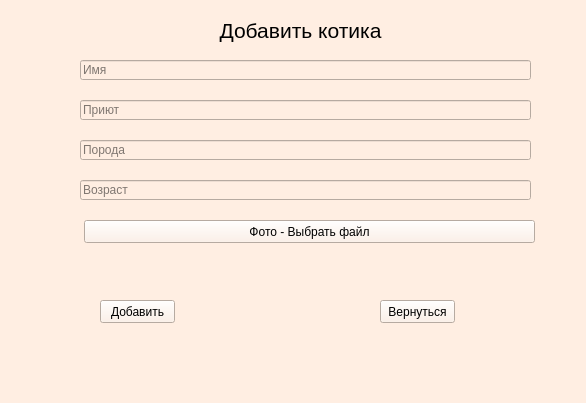
<?xml version="1.0" encoding="UTF-8"?>
<ui version="4.0">
 <class>MainWindow</class>
 <widget class="QMainWindow" name="MainWindow">
  <property name="geometry">
   <rect>
    <x>0</x>
    <y>0</y>
    <width>586</width>
    <height>403</height>
   </rect>
  </property>
  <property name="windowTitle">
   <string>MainWindow</string>
  </property>
  <property name="styleSheet">
   <string notr="true">background-color: rgb(255, 238, 226);</string>
  </property>
  <widget class="QWidget" name="centralwidget">
   <widget class="QLineEdit" name="nameEdit">
    <property name="geometry">
     <rect>
      <x>80</x>
      <y>60</y>
      <width>451</width>
      <height>20</height>
     </rect>
    </property>
    <property name="text">
     <string/>
    </property>
    <property name="placeholderText">
     <string>Имя</string>
    </property>
   </widget>
   <widget class="QLineEdit" name="shelterEdit">
    <property name="geometry">
     <rect>
      <x>80</x>
      <y>100</y>
      <width>451</width>
      <height>20</height>
     </rect>
    </property>
    <property name="placeholderText">
     <string>Приют</string>
    </property>
   </widget>
   <widget class="QLineEdit" name="breedEdit">
    <property name="geometry">
     <rect>
      <x>80</x>
      <y>140</y>
      <width>451</width>
      <height>20</height>
     </rect>
    </property>
    <property name="placeholderText">
     <string>Порода</string>
    </property>
   </widget>
   <widget class="QLineEdit" name="ageEdit">
    <property name="geometry">
     <rect>
      <x>80</x>
      <y>180</y>
      <width>451</width>
      <height>20</height>
     </rect>
    </property>
    <property name="placeholderText">
     <string>Возраст</string>
    </property>
   </widget>
   <widget class="QPushButton" name="add">
    <property name="geometry">
     <rect>
      <x>100</x>
      <y>300</y>
      <width>75</width>
      <height>23</height>
     </rect>
    </property>
    <property name="text">
     <string>Добавить</string>
    </property>
   </widget>
   <widget class="QPushButton" name="back">
    <property name="geometry">
     <rect>
      <x>380</x>
      <y>300</y>
      <width>75</width>
      <height>23</height>
     </rect>
    </property>
    <property name="text">
     <string>Вернуться</string>
    </property>
   </widget>
   <widget class="QPushButton" name="add_photo">
    <property name="geometry">
     <rect>
      <x>84</x>
      <y>220</y>
      <width>451</width>
      <height>23</height>
     </rect>
    </property>
    <property name="text">
     <string>Фото - Выбрать файл</string>
    </property>
   </widget>
   <widget class="QLabel" name="label">
    <property name="geometry">
     <rect>
      <x>200</x>
      <y>10</y>
      <width>201</width>
      <height>41</height>
     </rect>
    </property>
    <property name="text">
     <string>&lt;html&gt;&lt;head/&gt;&lt;body&gt;&lt;p align=&quot;center&quot;&gt;&lt;span style=&quot; font-size:16pt;&quot;&gt;Добавить котика&lt;/span&gt;&lt;/p&gt;&lt;/body&gt;&lt;/html&gt;</string>
    </property>
   </widget>
  </widget>
  <widget class="QMenuBar" name="menubar">
   <property name="geometry">
    <rect>
     <x>0</x>
     <y>0</y>
     <width>586</width>
     <height>21</height>
    </rect>
   </property>
  </widget>
  <widget class="QStatusBar" name="statusbar"/>
 </widget>
 <resources/>
 <connections/>
</ui>
